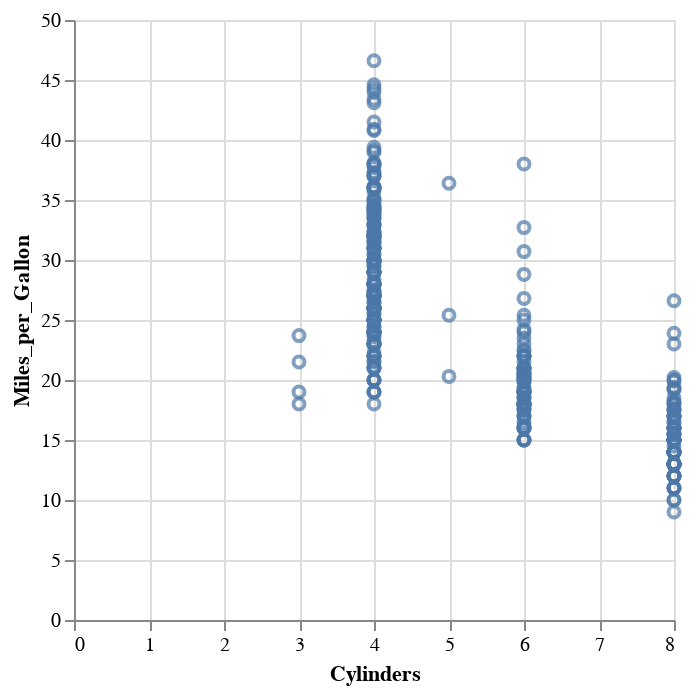

Notebook cell for this chart:
### Code cell
alt.Chart(cars).mark_point().encode(
    x='Cylinders',
    y='Miles_per_Gallon'
)

### Figure 1 — Vega-Lite specification as saved in the notebook (floating-point values rounded to 4 significant figures; data arrays with more than 128 entries replaced by an {"elided": "..."} marker saying what was removed)
{"config": {"view": {"continuousWidth": 300, "continuousHeight": 300}}, "data": {"name": "data-583e73726c1545c56c203344161a975c"}, "mark": {"type": "point"}, "encoding": {"x": {"field": "Cylinders", "type": "quantitative"}, "y": {"field": "Miles_per_Gallon", "type": "quantitative"}}, "$schema": "https://vega.github.io/schema/vega-lite/v5.20.1.json", "datasets": {"data-583e73726c1545c56c203344161a975c": {"elided": "406 records"}}}
